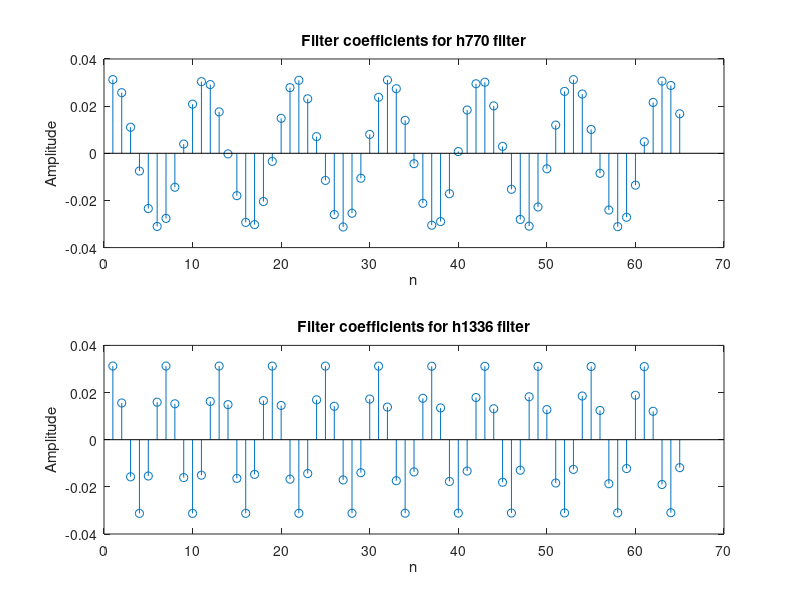
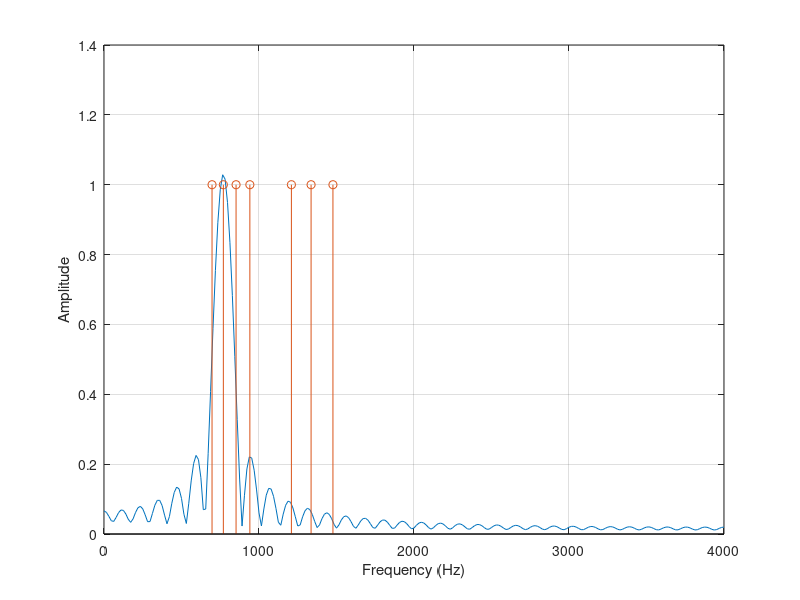
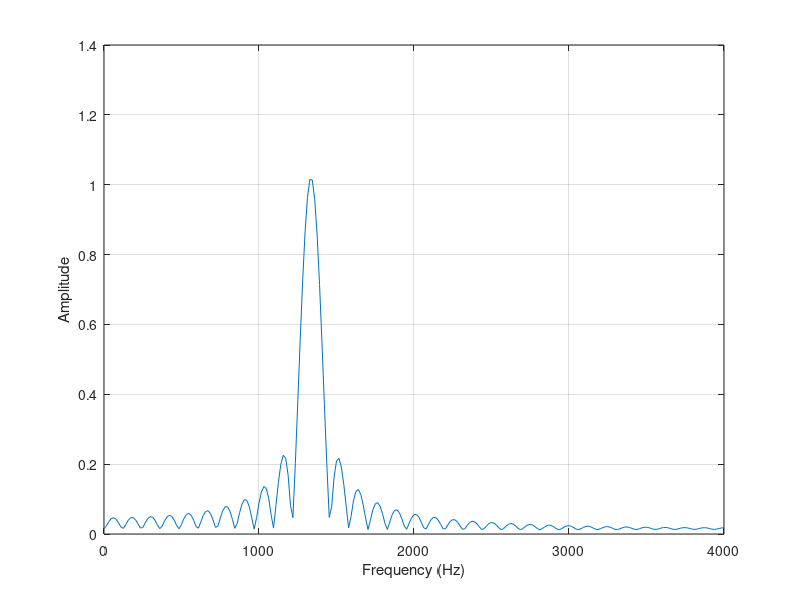

Source code (MATLAB) for these figures, in order:
% Clear any stored variables and the workspace
clear; clc;

L = 64; %-- length of the ????
fs = 8000; %-- set the sampling frequency

n = 0:L;
ww = 0:(pi/256):pi; %-- We only need positive frequencies

% Generate a filter h770 for the 770Hz component
h770 = (2/L)*cos((2*pi*770*n)/fs);
subplot(2,1,1)
stem(h770)
xlabel('n');
ylabel('Amplitude');
title('Filter coefficients for h770 filter')

H1 = freqz(h770,1,ww);

% Generate a filter h1336 for the 1336Hz component
h1336 = (2/L)*cos((2*pi*1336*n)/fs);
subplot(2,1,2)
stem(h1336)
xlabel('n');
ylabel('Amplitude');
title('Filter coefficients for h1336 filter')

H2 = freqz(h1336,1,ww);

ff = (ww/(2*pi))*fs;
figure(2)
plot(ff,abs(H1)); grid on;
xlabel('Frequency (Hz)')
ylabel('Amplitude')
hold on
stem([697, 770, 852, 941, 1209, 1336, 1477], ones(1,7))

ff = (ww/(2*pi))*fs;
figure(3)
plot(ff,abs(H2)); grid on;
xlabel('Frequency (Hz)')
ylabel('Amplitude')
